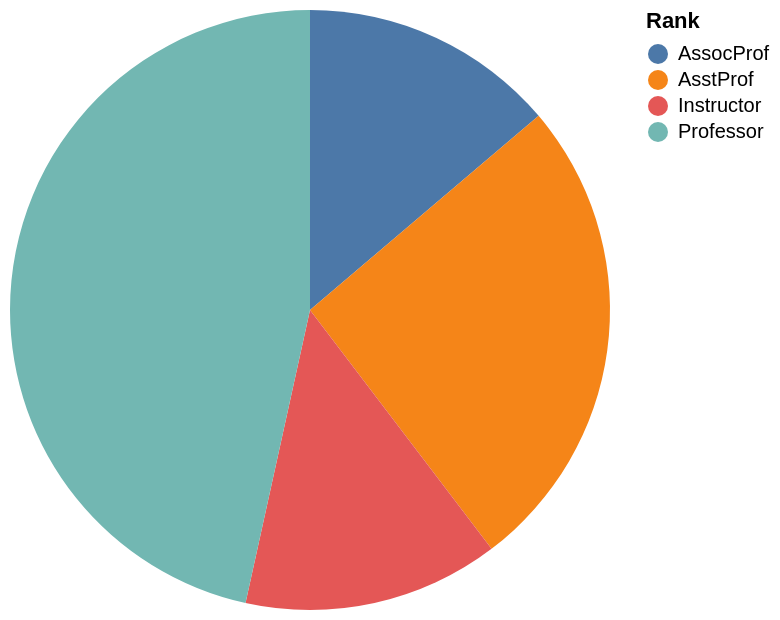

Source (Vega-Lite JSON):
### Vega-Lite specification from a JSON file in a GitHub repository (floating-point values rounded to 4 significant figures)
{"data": {"values": [{"x_data": "AssocProf", "y_data": 8}, {"x_data": "AsstProf", "y_data": 15}, {"x_data": "Instructor", "y_data": 8}, {"x_data": "Professor", "y_data": 27}]}, "mark": "arc", "encoding": {"theta": {"field": "y_data", "type": "quantitative", "title": "count(*)"}, "color": {"field": "x_data", "type": "nominal", "title": "Rank"}}}
